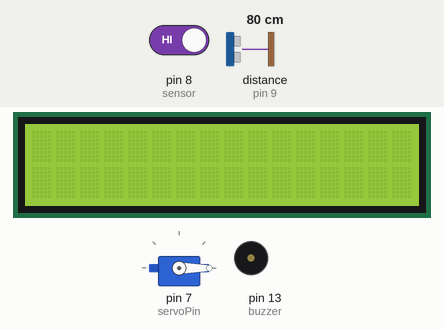
This sketch was run on a simulated Arduino Uno, built with avr-gcc and run on an emulated ATmega328P. On the bench: servo, 16×2 character LCD, buzzer (waves = sounding). Wiring (inferred from the names in the program): ultrasonic range finder: trigger pin 10; echo pin 9. The inputs (shaded band) are chosen by the test bench; at power-on: pin 8 (sensor) HIGH, distance to the obstacle (sensor on pin 9) 80 cm. The echo pulse lasts 58.3 µs per cm; what the sketch prints to the serial monitor is not drawn.

Above: at 1.3 s.
1.4 s: pin 8 (sensor) driven LOW
At 3.0 s:
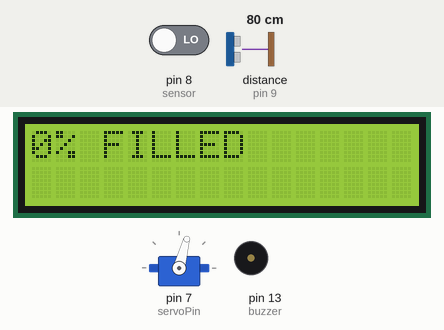
3.9 s: distance to the obstacle (sensor on pin 9) set to 6 cm
At 5.8 s:
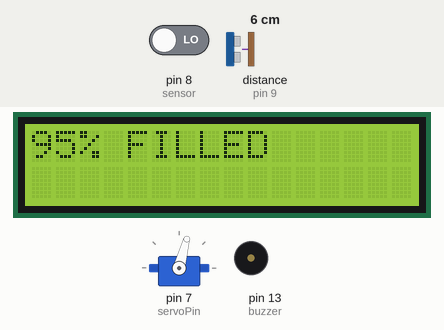
6.9 s: distance to the obstacle (sensor on pin 9) set to 3 cm
At 10.3 s:
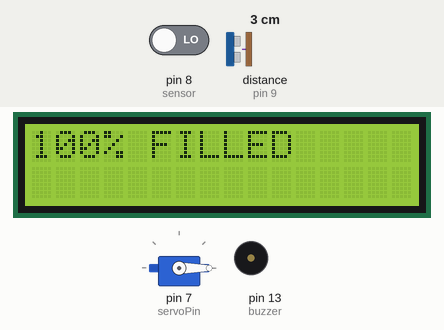
13.2 s: distance to the obstacle (sensor on pin 9) set to 9 cm
At 15.0 s:
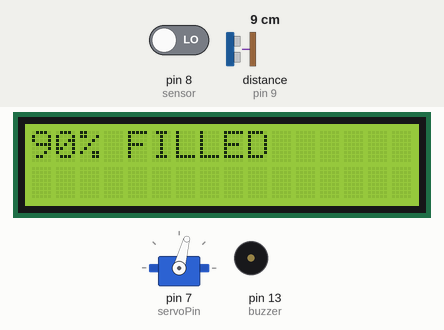
16.1 s: pin 8 (sensor) driven HIGH
At 19.9 s:
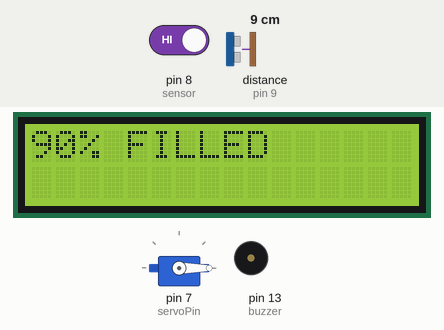
Timing chart, 0 to 21.1 s (numbered marks = the images above; inputs shaded):
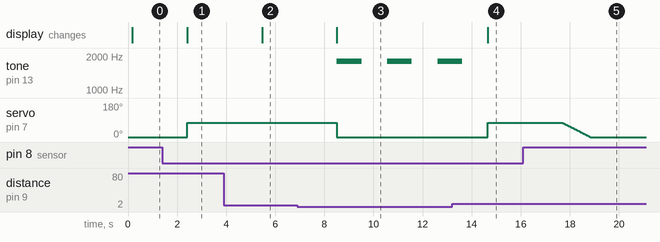

The sketch:

Smartbin1.ino
```cpp
 #include <Adafruit_LiquidCrystal.h>
#include <Servo.h>   //servo library
#include <LiquidCrystal.h>
Servo servo;
int sensor=8;// pir sensor connected to the arduino pin
int state=LOW;
int val=0;
int per=0;
int trigPin2 = 10;
int echoPin2 = 9;
int servoPin = 7;
const int buzzer=13;
int pos;
long duration2, dist2, average2;

long aver2[3];
#include "Wire.h"
#include "Adafruit_LiquidCrystal.h"
Adafruit_LiquidCrystal lcd(12, 11, 5, 4, 3, 2);

void setup() {
    Serial.begin(9600);//begin serial monitor
    servo.attach(servoPin);  //attaching the servo

    pinMode(sensor, INPUT);
    pinMode(trigPin2, OUTPUT);
    pinMode(echoPin2, INPUT);
    servo.write(0);         //close cap on power on
    pinMode(buzzer, OUTPUT);
    delay(100);
    servo.detach();
     lcd.begin(16, 2);//begins LCD 16*2
}

void loop() {

//Serial.print("dist2 :");


for (int i=0;i<=2;i++) {   //average distance
    measure();
   aver2[i]=dist2;
    delay(10);              //delay between measurements
  }
  dist2=(aver2[0]+aver2[1]+aver2[2])/3;
  Serial.println(per);


/*IR SENSOR*/
  detect_ir();

}
```

ir.ino
```cpp
void detect_ir()
{
val=digitalRead(sensor);//reading the IR sensor value

if ((val==LOW)&&(dist2<=3)){
  servo.write(0);//bring the servo to intial position
  servo.detach();
  lcd_display(); //calling the lcd function
  //bin1.println(10);
  tone(buzzer, 1800); //rings the buzzer at 1800 frequency
  delay(1000);
  noTone(buzzer);//tops ringing buzzer
  delay(1000);
         // ...for 1 sec

}
else if (( val==LOW )&&(dist2>3)) {
//Change distance as per your need
 servo.attach(servoPin);
  delay(1);
 servo.write(75);//sets the servo to 150 degree
 lcd_display();
 //bin1.println(20);
 delay(3000);

}
else if (val!=LOW){
  for(pos=75; pos>=0;pos--){
  servo.write(pos);
  delay(15);
  }
  delay(1000);
  servo.detach();
}

}
```

measure.ino
```cpp
void measure()
{
digitalWrite(trigPin2, LOW); //sets the triger to low
delayMicroseconds(5);//delay of 5microseconds
digitalWrite(trigPin2, HIGH);//sets the trigger to high
delayMicroseconds(15);
digitalWrite(trigPin2, LOW);
pinMode(echoPin2, INPUT);
duration2 = pulseIn(echoPin2, HIGH);//reads the echo and stores in duration2
dist2 = (duration2/2) / 29.1;    //obtain distance

}
```

lcd1.ino
```cpp
void lcd_display()
{
 lcd.clear();//clears the lcd screen
if ( dist2>45 ) {
  lcd.setCursor(0, 0);//seting the cursor to 0*0
  per=0;
  lcd.println("0% FILLED");//display the value on lcd


}
else if ( (dist2>42)&& (dist2<=45)) {
   lcd.setCursor(0, 0);
  per=5;
  lcd.println("0% FILLED");
}
else if ( (dist2>41)&& (dist2<=42) ) {
  lcd.setCursor(0, 0);
 per=10;

  lcd.println("0% FILLED");
}
else if ((dist2>39)&& (dist2<=41)) {
   lcd.setCursor(0, 0);
  per=15;

  lcd.println("15% FILLED");
}
else if ( (dist2>37)&& (dist2<39) ) {
   lcd.setCursor(0, 0);
  per=20;

  lcd.println("20% FILLED");
}
else if ( (dist2>35)&& (dist2<=37) ) {
   lcd.setCursor(0, 0);
  per=25;
  lcd.println("25% FILLED");
}
else if ( (dist2>33)&& (dist2<=35) ) {
  per=30;

  lcd.println("30% FILLED");

}
else if ( (dist2>31)&& (dist2<=33) ) {
   lcd.setCursor(0, 0);
  per=35;

  lcd.println("35% FILLED");

}
else if ( (dist2>29)&& (dist2<=31)) {
   lcd.setCursor(0, 0);
  per=40;
  lcd.println("40% FILLED");
}
else if ( (dist2>27)&& (dist2<=29) ) {
   lcd.setCursor(0, 0);
   per=45;

  lcd.println("45% FILLED");
}
else if ( (dist2>25)&& (dist2<=27)) {
   lcd.setCursor(0, 0);
  per=50;

  lcd.println("50% FILLED");
}
else if ( (dist2>23)&& (dist2<=25) ) {
  per=55;

  lcd.println("55% FILLED");
}
else if( (dist2>20)&& (dist2<=23) ) {
   lcd.setCursor(0, 0);
 per=60;
  lcd.println("60% FILLED");
}
else if( (dist2>18)&& (dist2<=20) ) {
   lcd.setCursor(0, 0);
  per=65;
  lcd.println("65% FILLED");
}
else if( (dist2>15)&& (dist2<=18) ) {
   lcd.setCursor(0, 0);
  per=70;
  lcd.println("70% FILLED");
}
else if( (dist2>13)&& (dist2<=15) ) {
   lcd.setCursor(0, 0);
  per=75;
  lcd.println("75% FILLED");
}
else if( (dist2>11)&& (dist2<=13) ) {
   lcd.setCursor(0, 0);
  per=80;
  lcd.println("80% FILLED");
}
else if( (dist2>9)&& (dist2<=11) ) {
   lcd.setCursor(0, 0);
  per=85;

  lcd.println("85% FILLED");
}
else if( (dist2>6)&& (dist2<=9) ) {
   lcd.setCursor(0, 0);
  per=90;
  lcd.println("90% FILLED");
}
else if( (dist2>3)&& (dist2<=6) ) {
   lcd.setCursor(0, 0);
  per=95;

  lcd.println("95% FILLED");
}
else if( (dist2>0)&& (dist2<=3) ) {
   lcd.setCursor(0, 0);
  per=100;
  lcd.println("100% FILLED");
}


}
```

Measured:
- the behaviour switches between 5 and 4 cm on distance to the obstacle (sensor on pin 9) (found by bisection; images 2 and 3)
- after the input at 1.4 s, servo on pin 7 (servoPin): 0° → 75° after 1.0 s; the display: changes after 1.0 s (image 1)
- after the input at 3.9 s, the display: changes after 1.6 s (image 2)
- after the input at 6.9 s, tone on pin 13 (buzzer): alternates 1800 Hz for 1.0 s and silent for 1.0 s, starting after 1.6 s; servo on pin 7 (servoPin): 75° → 0° after 1.6 s; the display: changes after 1.6 s (image 3)
- after the input at 13.2 s, tone on pin 13 (buzzer): goes on until 13.6 s, then stays silent; servo on pin 7 (servoPin): 0° → 75° after 1.5 s; the display: changes after 1.5 s (image 4)
- after the input at 16.1 s, servo on pin 7 (servoPin): moves from 75° to 0° over 1.1 s, starting after 1.6 s
